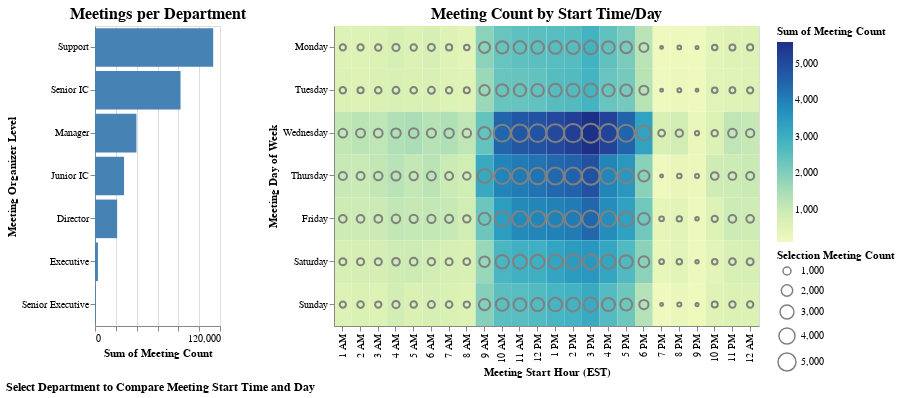

Source (Vega-Lite JSON):
### Vega specification from a JSON file in a GitHub repository (floating-point values rounded to 4 significant figures; data arrays with more than 128 entries replaced by an {"elided": "..."} marker saying what was removed)
{"$schema": "https://vega.github.io/schema/vega/v5.json", "background": "white", "padding": 5, "height": 300, "title": {"text": "Select Department to Compare Meeting Start Time and Day", "align": "left", "fontSize": 12, "orient": "bottom", "anchor": "start"}, "data": [{"name": "selector019_store"}, {"name": "data-3472369da70a303bab0aa0fb0367db1f", "values": {"elided": "1076 records"}}, {"name": "data_1", "source": "data-3472369da70a303bab0aa0fb0367db1f", "transform": [{"type": "aggregate", "groupby": ["Organizer_LevelDesignation"], "ops": ["sum"], "fields": ["Meeting Count"], "as": ["sum_Meeting Count"]}, {"type": "filter", "expr": "isValid(datum[\"sum_Meeting Count\"]) && isFinite(+datum[\"sum_Meeting Count\"])"}]}, {"name": "data_2", "source": "data-3472369da70a303bab0aa0fb0367db1f", "transform": [{"type": "formula", "expr": "datum[\"StartHour\"]===\"1 AM\" ? 0 : datum[\"StartHour\"]===\"2 AM\" ? 1 : datum[\"StartHour\"]===\"3 AM\" ? 2 : datum[\"StartHour\"]===\"4 AM\" ? 3 : datum[\"StartHour\"]===\"5 AM\" ? 4 : datum[\"StartHour\"]===\"6 AM\" ? 5 : datum[\"StartHour\"]===\"7 AM\" ? 6 : datum[\"StartHour\"]===\"8 AM\" ? 7 : datum[\"StartHour\"]===\"9 AM\" ? 8 : datum[\"StartHour\"]===\"10 AM\" ? 9 : datum[\"StartHour\"]===\"11 AM\" ? 10 : datum[\"StartHour\"]===\"12 PM\" ? 11 : datum[\"StartHour\"]===\"1 PM\" ? 12 : datum[\"StartHour\"]===\"2 PM\" ? 13 : datum[\"StartHour\"]===\"3 PM\" ? 14 : datum[\"StartHour\"]===\"4 PM\" ? 15 : datum[\"StartHour\"]===\"5 PM\" ? 16 : datum[\"StartHour\"]===\"6 PM\" ? 17 : datum[\"StartHour\"]===\"7 PM\" ? 18 : datum[\"StartHour\"]===\"8 PM\" ? 19 : datum[\"StartHour\"]===\"9 PM\" ? 20 : datum[\"StartHour\"]===\"10 PM\" ? 21 : datum[\"StartHour\"]===\"11 PM\" ? 22 : datum[\"StartHour\"]===\"12 AM\" ? 23 : 24", "as": "x_StartHour_sort_index"}, {"type": "formula", "expr": "datum[\"StartDay\"]===\"Monday\" ? 0 : datum[\"StartDay\"]===\"Tuesday\" ? 1 : datum[\"StartDay\"]===\"Wednesday\" ? 2 : datum[\"StartDay\"]===\"Thursday\" ? 3 : datum[\"StartDay\"]===\"Friday\" ? 4 : datum[\"StartDay\"]===\"Saturday\" ? 5 : datum[\"StartDay\"]===\"Sunday\" ? 6 : 7", "as": "y_StartDay_sort_index"}]}, {"name": "data_3", "source": "data_2", "transform": [{"type": "aggregate", "groupby": ["StartHour", "StartDay"], "ops": ["sum"], "fields": ["Meeting Count"], "as": ["sum_Meeting Count"]}, {"type": "filter", "expr": "isValid(datum[\"sum_Meeting Count\"]) && isFinite(+datum[\"sum_Meeting Count\"])"}]}, {"name": "data_4", "source": "data-3472369da70a303bab0aa0fb0367db1f", "transform": [{"type": "filter", "expr": "!length(data(\"selector019_store\")) || vlSelectionTest(\"selector019_store\", datum)"}, {"type": "formula", "expr": "datum[\"StartHour\"]===\"1 AM\" ? 0 : datum[\"StartHour\"]===\"2 AM\" ? 1 : datum[\"StartHour\"]===\"3 AM\" ? 2 : datum[\"StartHour\"]===\"4 AM\" ? 3 : datum[\"StartHour\"]===\"5 AM\" ? 4 : datum[\"StartHour\"]===\"6 AM\" ? 5 : datum[\"StartHour\"]===\"7 AM\" ? 6 : datum[\"StartHour\"]===\"8 AM\" ? 7 : datum[\"StartHour\"]===\"9 AM\" ? 8 : datum[\"StartHour\"]===\"10 AM\" ? 9 : datum[\"StartHour\"]===\"11 AM\" ? 10 : datum[\"StartHour\"]===\"12 PM\" ? 11 : datum[\"StartHour\"]===\"1 PM\" ? 12 : datum[\"StartHour\"]===\"2 PM\" ? 13 : datum[\"StartHour\"]===\"3 PM\" ? 14 : datum[\"StartHour\"]===\"4 PM\" ? 15 : datum[\"StartHour\"]===\"5 PM\" ? 16 : datum[\"StartHour\"]===\"6 PM\" ? 17 : datum[\"StartHour\"]===\"7 PM\" ? 18 : datum[\"StartHour\"]===\"8 PM\" ? 19 : datum[\"StartHour\"]===\"9 PM\" ? 20 : datum[\"StartHour\"]===\"10 PM\" ? 21 : datum[\"StartHour\"]===\"11 PM\" ? 22 : datum[\"StartHour\"]===\"12 AM\" ? 23 : 24", "as": "x_StartHour_sort_index"}, {"type": "formula", "expr": "datum[\"StartDay\"]===\"Monday\" ? 0 : datum[\"StartDay\"]===\"Tuesday\" ? 1 : datum[\"StartDay\"]===\"Wednesday\" ? 2 : datum[\"StartDay\"]===\"Thursday\" ? 3 : datum[\"StartDay\"]===\"Friday\" ? 4 : datum[\"StartDay\"]===\"Saturday\" ? 5 : datum[\"StartDay\"]===\"Sunday\" ? 6 : 7", "as": "y_StartDay_sort_index"}]}, {"name": "data_5", "source": "data_4", "transform": [{"type": "aggregate", "groupby": ["StartHour", "StartDay"], "ops": ["sum"], "fields": ["Meeting Count"], "as": ["sum_Meeting Count"]}, {"type": "filter", "expr": "isValid(datum[\"sum_Meeting Count\"]) && isFinite(+datum[\"sum_Meeting Count\"])"}]}], "signals": [{"name": "concat_0_width", "value": 125}, {"name": "concat_1_width", "value": 425}, {"name": "unit", "value": {}, "on": [{"events": "mousemove", "update": "isTuple(group()) ? group() : unit"}]}, {"name": "selector019", "update": "vlSelectionResolve(\"selector019_store\", \"union\", true, true)"}], "layout": {"padding": 20, "bounds": "full", "align": "each"}, "marks": [{"type": "group", "name": "concat_0_group", "title": {"text": "Meetings per Department", "align": "center", "fontSize": 16, "frame": "group"}, "style": "cell", "encode": {"update": {"width": {"signal": "concat_0_width"}, "height": {"signal": "height"}}}, "signals": [{"name": "selector019_tuple", "on": [{"events": [{"source": "scope", "type": "click"}], "update": "datum && item().mark.marktype !== 'group' ? {unit: \"concat_0\", fields: selector019_tuple_fields, values: [(item().isVoronoi ? datum.datum : datum)[\"Organizer_LevelDesignation\"]]} : null", "force": true}, {"events": [{"source": "view", "type": "dblclick"}], "update": "null"}]}, {"name": "selector019_tuple_fields", "value": [{"field": "Organizer_LevelDesignation", "channel": "y", "type": "E"}]}, {"name": "selector019_modify", "on": [{"events": {"signal": "selector019_tuple"}, "update": "modify(\"selector019_store\", selector019_tuple, true)"}]}], "marks": [{"name": "concat_0_marks", "type": "rect", "style": ["bar"], "interactive": true, "from": {"data": "data_1"}, "encode": {"update": {"fill": [{"test": "!length(data(\"selector019_store\")) || vlSelectionTest(\"selector019_store\", datum)", "value": "steelblue"}, {"value": "grey"}], "ariaRoleDescription": {"value": "bar"}, "description": {"signal": "\"Sum of Meeting Count: \" + (format(datum[\"sum_Meeting Count\"], \"\")) + \"; Organizer_LevelDesignation: \" + (isValid(datum[\"Organizer_LevelDesignation\"]) ? datum[\"Organizer_LevelDesignation\"] : \"\"+datum[\"Organizer_LevelDesignation\"])"}, "x": {"scale": "concat_0_x", "field": "sum_Meeting Count"}, "x2": {"scale": "concat_0_x", "value": 0}, "y": {"scale": "concat_0_y", "field": "Organizer_LevelDesignation"}, "height": {"scale": "concat_0_y", "band": 1}}}}], "axes": [{"scale": "concat_0_x", "orient": "bottom", "gridScale": "concat_0_y", "grid": true, "tickCount": {"signal": "ceil(concat_0_width/40)"}, "domain": false, "labels": false, "aria": false, "maxExtent": 0, "minExtent": 0, "ticks": false, "zindex": 0}, {"scale": "concat_0_x", "orient": "bottom", "grid": false, "title": "Sum of Meeting Count", "labelFlush": true, "labelOverlap": true, "tickCount": {"signal": "ceil(concat_0_width/40)"}, "zindex": 0}, {"scale": "concat_0_y", "orient": "left", "grid": false, "title": "Meeting Organizer Level", "zindex": 0}]}, {"type": "group", "name": "concat_1_group", "title": {"text": "Meeting Count by Start Time/Day", "align": "center", "fontSize": 16, "frame": "group"}, "style": "cell", "encode": {"update": {"width": {"signal": "concat_1_width"}, "height": {"signal": "height"}}}, "marks": [{"name": "concat_1_layer_0_marks", "type": "rect", "style": ["rect"], "interactive": false, "from": {"data": "data_3"}, "encode": {"update": {"fill": {"scale": "color", "field": "sum_Meeting Count"}, "description": {"signal": "\"Sum of Meeting Count: \" + (format(datum[\"sum_Meeting Count\"], \"\")) + \"; Meeting Start Hour (EST): \" + (isValid(datum[\"StartHour\"]) ? datum[\"StartHour\"] : \"\"+datum[\"StartHour\"]) + \"; Meeting Day of Week: \" + (isValid(datum[\"StartDay\"]) ? datum[\"StartDay\"] : \"\"+datum[\"StartDay\"])"}, "x": {"scale": "concat_1_x", "field": "StartHour"}, "width": {"scale": "concat_1_x", "band": 1}, "y": {"scale": "concat_1_y", "field": "StartDay"}, "height": {"scale": "concat_1_y", "band": 1}}}}, {"name": "concat_1_layer_1_marks", "type": "symbol", "style": ["point"], "interactive": false, "from": {"data": "data_5"}, "encode": {"update": {"fill": {"value": "transparent"}, "stroke": {"value": "grey"}, "ariaRoleDescription": {"value": "point"}, "description": {"signal": "\"Sum of Meeting Count: \" + (format(datum[\"sum_Meeting Count\"], \"\")) + \"; Meeting Start Hour (EST): \" + (isValid(datum[\"StartHour\"]) ? datum[\"StartHour\"] : \"\"+datum[\"StartHour\"]) + \"; Meeting Day of Week: \" + (isValid(datum[\"StartDay\"]) ? datum[\"StartDay\"] : \"\"+datum[\"StartDay\"])"}, "x": {"scale": "concat_1_x", "field": "StartHour", "band": 0.5}, "y": {"scale": "concat_1_y", "field": "StartDay", "band": 0.5}, "size": {"scale": "size", "field": "sum_Meeting Count"}}}}], "axes": [{"scale": "concat_1_x", "orient": "bottom", "grid": false, "title": "Meeting Start Hour (EST)", "labelAlign": "right", "labelAngle": 270, "labelBaseline": "middle", "zindex": 1}, {"scale": "concat_1_y", "orient": "left", "grid": false, "title": "Meeting Day of Week", "zindex": 1}], "legends": [{"fill": "color", "gradientLength": {"signal": "clamp(height, 64, 200)"}, "title": "Sum of Meeting Count"}, {"title": "Selection Meeting Count", "size": "size", "symbolType": "circle", "encode": {"symbols": {"update": {"fill": {"value": "transparent"}, "stroke": {"value": "grey"}}}}}]}], "scales": [{"name": "color", "type": "linear", "domain": {"data": "data_3", "field": "sum_Meeting Count"}, "range": "heatmap", "interpolate": "hcl", "zero": false}, {"name": "size", "type": "linear", "domain": {"data": "data_5", "field": "sum_Meeting Count"}, "range": [0, 361], "zero": true}, {"name": "concat_0_x", "type": "linear", "domain": {"data": "data_1", "field": "sum_Meeting Count"}, "range": [0, {"signal": "concat_0_width"}], "nice": true, "zero": true}, {"name": "concat_0_y", "type": "band", "domain": {"data": "data-3472369da70a303bab0aa0fb0367db1f", "field": "Organizer_LevelDesignation", "sort": {"op": "sum", "field": "Meeting Count", "order": "descending"}}, "range": [0, {"signal": "height"}], "paddingInner": 0.1, "paddingOuter": 0.05}, {"name": "concat_1_x", "type": "band", "domain": {"fields": [{"data": "data_2", "field": "StartHour"}, {"data": "data_4", "field": "StartHour"}], "sort": {"op": "min", "field": "x_StartHour_sort_index"}}, "range": [0, {"signal": "concat_1_width"}], "paddingInner": 0, "paddingOuter": 0}, {"name": "concat_1_y", "type": "band", "domain": {"fields": [{"data": "data_2", "field": "StartDay"}, {"data": "data_4", "field": "StartDay"}], "sort": {"op": "min", "field": "y_StartDay_sort_index"}}, "range": [0, {"signal": "height"}], "paddingInner": 0, "paddingOuter": 0}], "config": {}}
